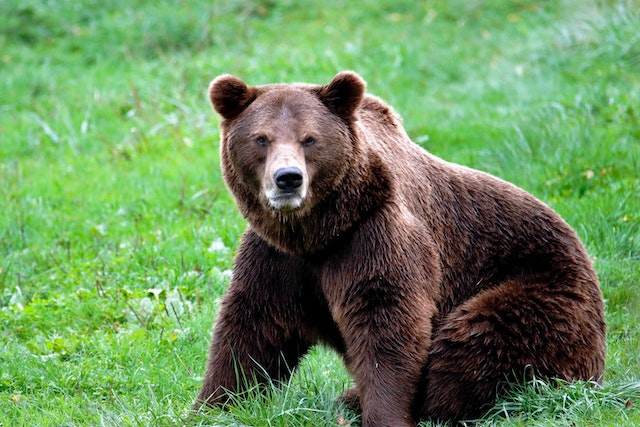
#> input picture 03_apps/data/bear.jpg, 640 x 427 px
$ python 1212_global_threshold.py
#> lines starting #> are read from the running program, lines starting #| are printed output that depends on the picture; after the words box and inside, x2 and y2 are one past the last pixel; in counts of white or black regions, pixels touching at a corner belong together
import os
import cv2

# read image
print("read image...")
img = cv2.imread(os.path.join('.', 'data', 'bear.jpg'))
#> img is the input picture: shape (427, 640, 3); mean B, G, R 91.8, 141.6, 106.1

# 영상의 이진화 - Binarization
#
# 영상의 이진화는 영상의 픽셀 값을 0 또는 255(1)로 만드는 연산입니다.
# 0은 검정색, 255는 흰색을 의미합니다.
#
# 이진화를 하는 이유는 1. 배경과 객체를 구분, 2. 관심 영역과 비관심 영역 구분 입니다.
# 마스크 영상도 이진 영상의 한 형태라고 볼 수 있습니다.

# 이미지 변환 : 그레이스케일
img_gray = cv2.cvtColor(img, cv2.COLOR_BGR2GRAY)
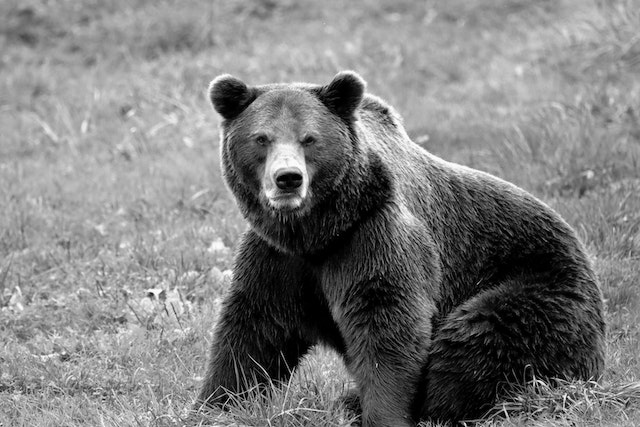
#> img_gray: shape (427, 640); min 0, max 255, mean 125.3

# threshold(임계값) 설정
# cv2.threshold(src, thresh, maxval, type, dst=None) -> retval, dst
#
# • src: 입력 영상. 다채널, 8비트 또는 32비트 실수형
# • thresh: 사용자 지정 임계값
# • maxval: cv2.THRESH_BINARY 또는 cv2.THRESH_BINARY_INV 방법 사용 시 최댓값. 보통 255로 지정.
# • type: cv2.THRESH_ 로 시작하는 플래그. 임계값 함수 동작 지정 또는 자동 임계값 결정 방법 지정
# • retval: 사용된 임계값
# • dst: 출력 영상. src와 동일 크기, 동일 타입, 같은 채널 수
ret, thresh = cv2.threshold(img_gray, 80, 255, cv2.THRESH_BINARY)
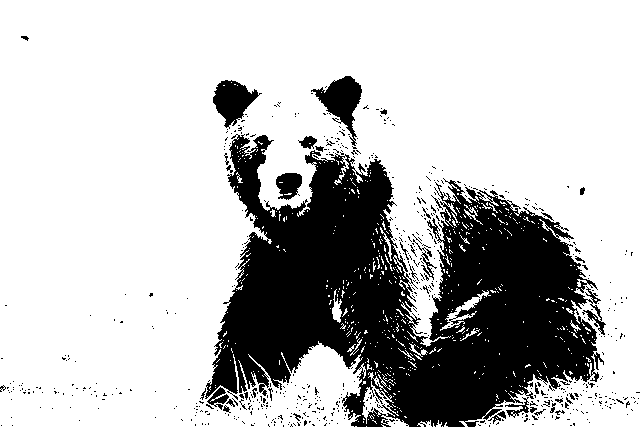
#> thresh: shape (427, 640); 74.5% white; 619 black regions (580 under 20 px), largest, box (x1, y1, x2, y2) and area: (205, 134, 606, 427) 63228, (311, 76, 362, 146) 1463, (213, 80, 262, 129) 1258

thresh2 = cv2.blur(thresh, (10, 10))
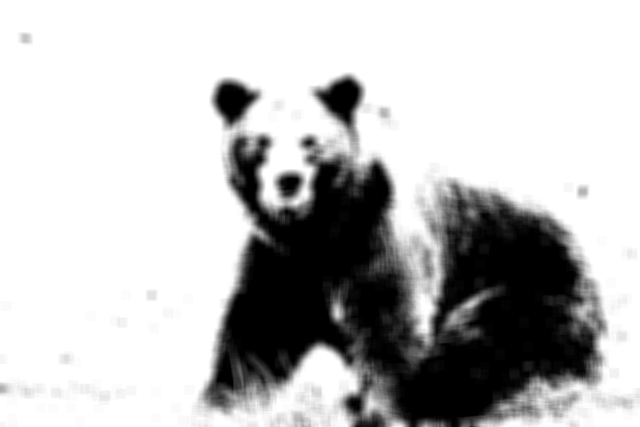
#> thresh2: shape (427, 640); min 0, max 255, mean 190
ret, thresh2 = cv2.threshold(thresh2, 80, 255, cv2.THRESH_BINARY)
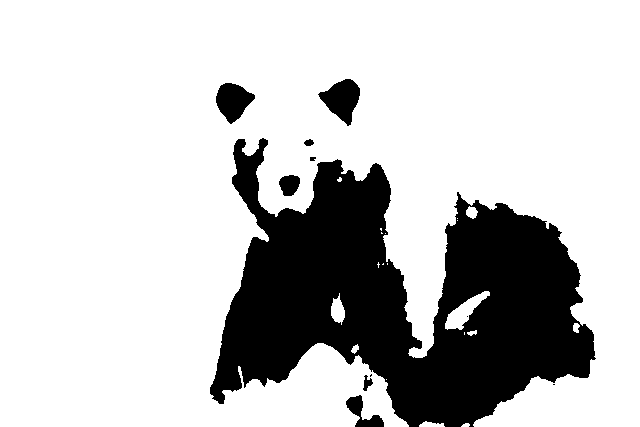
#> thresh2: shape (427, 640); 77.5% white; 11 black regions (3 under 20 px), largest, box (x1, y1, x2, y2) and area: (210, 138, 596, 427) 58319, (318, 79, 360, 126) 1119, (216, 83, 255, 124) 1001

# visualize image
print("visualize image...")
cv2.imshow('original', img)
cv2.imshow('img_gray', img_gray)
cv2.imshow('thresh', thresh)
cv2.imshow('thresh2', thresh2)

cv2.moveWindow('img_gray', 200,200) # 창 위치 변경
cv2.moveWindow('thresh', 400,400) # 창 위치 변경
cv2.moveWindow('thresh2', 600,600)

# waiting
print("### if you want exit, press a 'q' key ###")
while(True):
    if cv2.waitKey(100) & 0xFF == ord('q'):  # if you want exit, press a 'q' key
#> (key q is pressed here)
        cv2.destroyAllWindows()
        break
